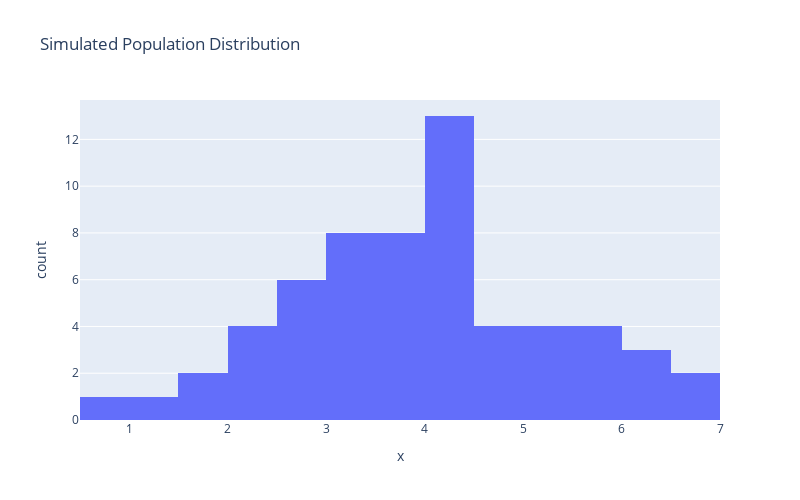

The notebook cell saved with this chart:
### Markdown cell above
#### Writeup Answer to Problem C: 

**How did you choose the random value from method 3)?**

**Answer**: Assuming the missingness is completely random, I chose a random value from the set of observed (non-missing) values in the same column (i.e., `actual_average_screen_time`).

**How do the distributions look like after you implement the three filling methods? (Compare them)**

**Answer**: As the mean (3.973) and median (3.715) values are so close to each other that the the filled values actually fall in the same bin, the distributions after filling the missing values using method 1 (filling with the mean) and method 2 (filling with the median) are the same. For method 3 (filling with a random value), the distribution also remains relatively unchanged since this method is akin to a resampling technique, where we're essentially replicating the observed data to fill in gaps caused by missing values.

### Code cell
## Case 1 Problem D code and graph
# Simulated population distribution based on research
np.random.seed(0)
population_distribution = np.random.normal(3.85, 1.25, len(individual_data))

print("Population distribution shape:", population_distribution.shape)

# Plot the population distribution
fig = px.histogram(
    x=population_distribution,
    title="Simulated Population Distribution",
    nbins=30,
)
fig.update_layout(width=800, height=500)

fig.show()

### Figure 1 — Plotly figure (JSON) as saved in the notebook; plotly's stock layout.template omitted (floating-point values rounded to 4 significant figures)
{"data": [{"alignmentgroup": "True", "bingroup": "x", "hovertemplate": "x=%{x}<br>count=%{y}<extra></extra>", "legendgroup": "", "marker": {"color": "#636efa", "pattern": {"shape": ""}}, "name": "", "nbinsx": 30, "offsetgroup": "", "orientation": "v", "showlegend": false, "type": "histogram", "x": [6.055, 4.35, 5.073, 6.651, 6.184, 2.628, 5.038, 3.661, 3.721, 4.363, 4.03, 5.668, 4.801, 4.002, 4.405, 4.267, 5.718, 3.594, 4.241, 2.782, 0.6588, 4.667, 4.931, 2.922, 6.687, 2.032, 3.907, 3.616, 5.766, 5.687, 4.044, 4.323, 2.74, 1.374, 3.415, 4.045, 5.388, 5.353, 3.366, 3.472, 2.539, 2.075, 1.717, 6.288, 3.213, 3.302, 2.284, 4.822, 1.833, 3.584, 2.731, 4.334, 3.211, 2.374, 3.815, 4.385, 3.933, 4.228, 3.057, 3.397], "xaxis": "x", "yaxis": "y"}], "layout": {"barmode": "relative", "height": 500, "legend": {"tracegroupgap": 0}, "title": {"text": "Simulated Population Distribution"}, "width": 800, "xaxis": {"anchor": "y", "domain": [0, 1], "title": {"text": "x"}}, "yaxis": {"anchor": "x", "domain": [0, 1], "title": {"text": "count"}}}}
